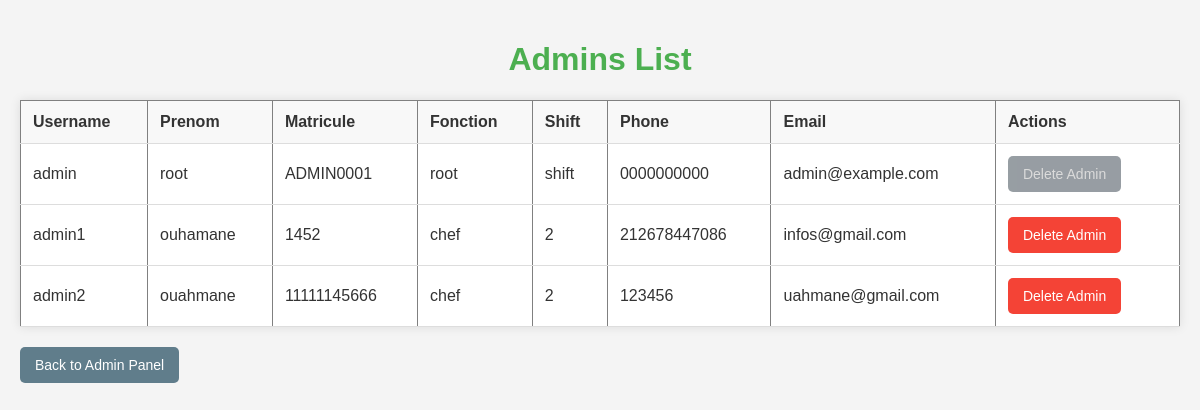
The app's page /view_admins, older data.
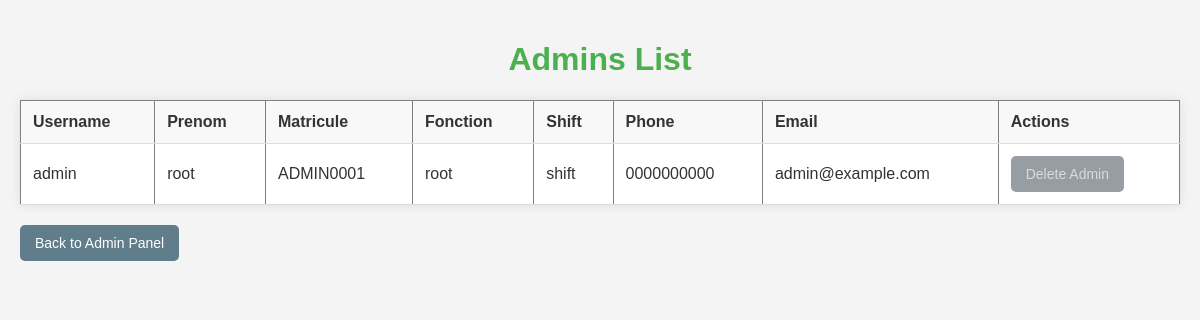
The same page, newer data.
### app/models.py (models this page shows, shortened)
class User(db.Model, UserMixin):
    id = db.Column(db.Integer, primary_key=True)
    username = db.Column(db.String(150), unique=True, nullable=False)
    email = db.Column(db.String(150), unique=True, nullable=False)
    matricule = db.Column(db.String(15), unique=True, nullable=False)
    fonction = db.Column(db.String(150), nullable=False)
    prenom = db.Column(db.String(150), nullable=False)
    shift = db.Column(db.String(150), nullable=False)
    phone = db.Column(db.String(15), unique=True, nullable=False)
    profile_image = db.Column(db.String(150), nullable=True)
    password = db.Column(db.String(200), nullable=False)
    is_admin = db.Column(db.Boolean, default=False)
    is_super_admin = db.Column(db.Boolean, default=False)  # New field
    last_update = db.Column(db.DateTime, default=datetime.utcnow)
    is_approved = db.Column(db.Boolean, default=False)
    tasks = db.relationship('Todo', backref='user',
                            lazy=True, cascade="all, delete-orphan")
    is_pending = db.Column(db.Boolean, default=True)

### app/routes/admin.py (the view)
@bp.route('/view_admins')
def view_admins():
    admins = User.query.filter_by(is_admin=True).all()
    return render_template('admin/admin_list.html', admins=admins)

### app/templates/admin/admin_list.html (shortened to what this page needs)
<!DOCTYPE html>
<html lang="en">
<head>
    <link rel="stylesheet" href="{{ url_for('static', filename='css/admin.css') }}">
</head>
<body>
    <h1>Admins List</h1>
    <table class="table table-striped" border="1" cellpadding="10" cellspacing="0">
        <thead>
            <tr>
                <th>Username</th>
                <th>Prenom</th>
                <th>Matricule</th>
                <th>Fonction</th>
                <th>Shift</th>
                <th>Phone</th>
                <th>Email</th>
                <th>Actions</th>
            </tr>
        </thead>
        <tbody>
            {% for admin in admins %}
            <tr>
                <td>{{ admin.username }}</td>
                <td>{{ admin.prenom }}</td>
                <td>{{ admin.matricule }}</td>
                <td>{{admin.fonction}}</td>
                <td>{{admin.shift}}</td>
                <td>{{ admin.phone }}</td>
                <td>{{ admin.email }}</td>
                <td>
                    {% if admin.matricule != 'ADMIN0001' %}
                    <a href="{{ url_for('admin.delete_admin', id=admin.id) }}" class="btn btn-danger"
                        onclick="return confirm('Are you sure you want to delete this admin?');">Delete Admin</a>
                    {% else %}
                    <button class="btn btn-danger disabled-delete-btn" disabled>Delete Admin</button>
                    {% endif %}
                </td>
            </tr>
            {% endfor %}
        </tbody>
    </table>
    <a href="{{ url_for('admin.admin') }}" class="btn btn-secondary">Back to Admin Panel</a>
</body>
</html>

### app/static/css/admin.css (style rules this page uses)
body { font-family: Arial, sans-serif; background-color: #f4f4f4; margin: 0; padding: 20px; color: #333; }
h1 { text-align: center; color: #4CAF50; }
table { width: 100%; border-collapse: collapse; margin-bottom: 20px; background-color: #fff; box-shadow: 0 0 10px rgba(0, 0, 0, 0.1); }
th, td { padding: 12px; border-bottom: 1px solid #ddd; text-align: left; }
th { background-color: #f8f8f8; color: #333; }
td { vertical-align: middle; }
.btn { padding: 10px 15px; text-decoration: none; border: none; cursor: pointer; border-radius: 5px; transition: background-color 0.3s ease; font-size: 14px; }
.btn-danger { background-color: #f44336; color: white; }
.btn-secondary { background-color: #607d8b; color: white; }
a.btn { margin-right: 10px; display: inline-block; text-align: center; }
.disabled-delete-btn { background-color: #6c757d; color: #ccc; border-color: #6c757d; cursor: not-allowed; opacity: 0.7; }

Row changes from the older to the newer data that the page shows:
removed User: username "admin1", prenom "ouhamane", matricule "1452", fonction "chef", shift "2", phone "212678447086", email "infos@gmail.com"
removed User: username "admin2", prenom "ouahmane", matricule "11111145666", fonction "chef", shift "2", phone "123456", email "uahmane@gmail.com"
